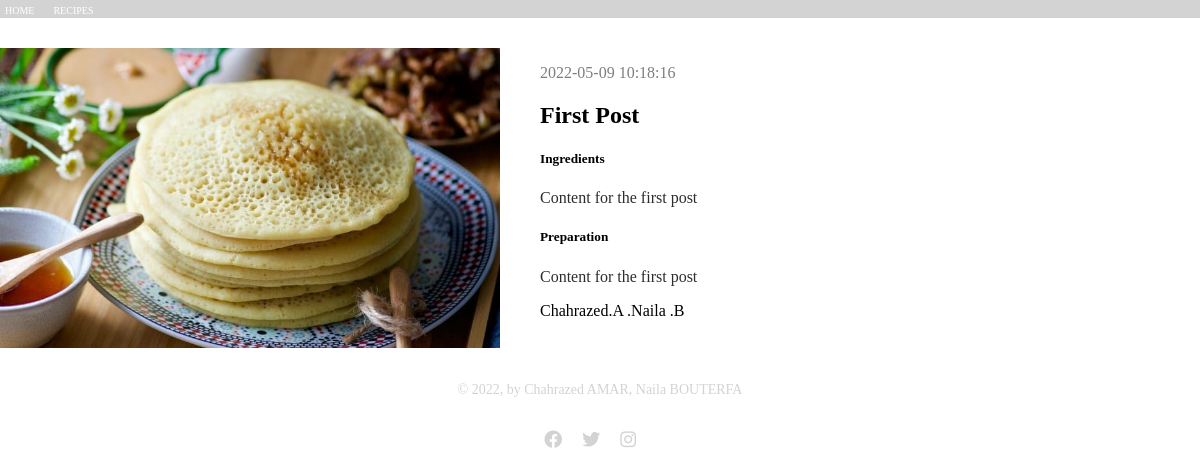
/1, run on an earlier commit of the app's database.
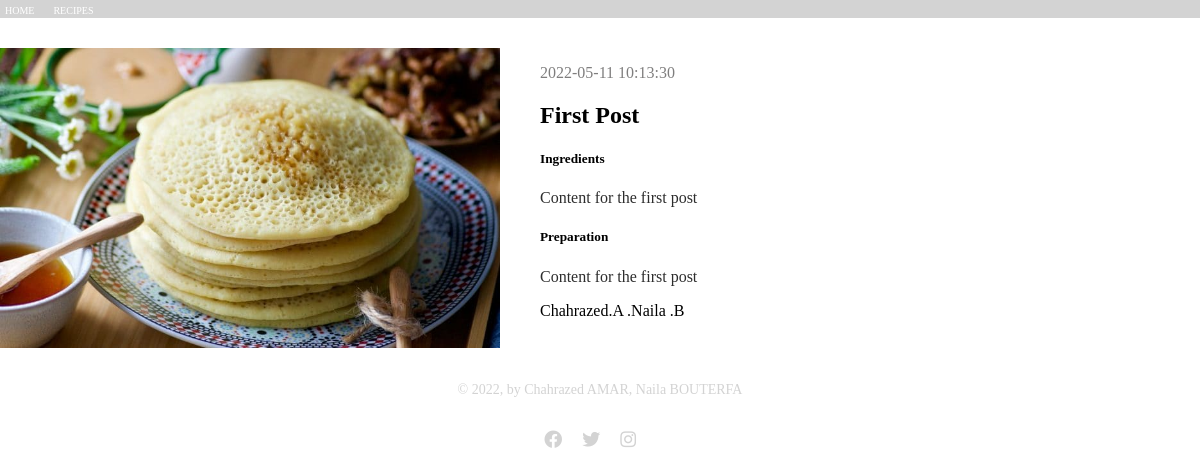
And on a later commit of the database.
### tables this page shows
CREATE TABLE posts (
    id INTEGER PRIMARY KEY AUTOINCREMENT,
    created TIMESTAMP NOT NULL DEFAULT CURRENT_TIMESTAMP,
    title TEXT NOT NULL,
    -- linkimg TEXT NOT NULL,
    -- ingredients TEXT NOT NULL,
    content TEXT NOT NULL
);

### view.py (the view)
@app.route('/<int:post_id>')
def post(post_id):
    post = get_post(post_id)
    return render_template('blog/post.html', post=post)

### view.py (called while the page is built)
def get_db_connection():
    conn = sqlite3.connect('database.db')
    conn.row_factory = sqlite3.Row
    return conn

def get_post(post_id):
    conn = get_db_connection()
    post = conn.execute('SELECT * FROM posts WHERE id = ?',
                        (post_id,)).fetchone()
    conn.close()
    if post is None:
        abort(404)
    return post

### templates/blog/post.html (shortened to what this page needs)
<!DOCTYPE html>
<head>
  <link rel="stylesheet" href="static/style.css">
  <link rel="stylesheet" href="https://cdnjs.cloudflare.com/ajax/libs/font-awesome/5.9.0/css/all.css">
</head>
<body style="margin:0">
<nav>
    <div class="banner">
        <a href={{url_for('home')}}>HOME</a>
        <a href={{url_for('articles')}}>RECIPES</a>
    </div>
</nav>
<section class="articles">
    {% block content %}
    <div class="article">
     <div class="left">
       <img src="Baghrir.jpg" alt="">
     </div>
     <div class="right">
       <p class="date">
        {{ post['created'] }}
        </p>
       <h1>{{ post['title'] }}</h1>
       <h5>Ingredients</h5>
    <p class="description">
        {{ post['content'] }}
    </p>
    <h5> Preparation</h5>
    <p class="description">
        {{ post['content'] }}
    </p>
     <div class="center-right">
       <p class="auteur">Chahrazed.A .Naila .B</p>
     </div>
     </div>
    {% endblock %}
</div>
 </section>
<footer>
    <p>&copy; 2022, by Chahrazed AMAR, Naila BOUTERFA</p>
    <div class="social-media">
      <p><i class="fab fa-facebook"></i></p>
      <p><i class="fab fa-twitter"></i></p>
      <p><i class="fab fa-instagram"></i></p>
    </div>
  </footer>
</body>
</html>

### static/style.css (style rules this page uses)
div.banner { font-family: Verdana; background-color: lightgray; }
div.banner a { font-size: 10px; padding-right: 10px; padding-left: 5px; display: inline-block; text-align: left; color: white; text-decoration: none; }
footer p { color: lightgray; font-size: 14px; text-align: center; }
footer .social-media { display:flex; text-align: center; align-items: center; justify-content: center; }
footer .social-media p { font-size: 18px; margin-right: 20px; }
.articles { margin-top: 30px; }
.articles .article { display: flex; flex-wrap:wrap; margin-bottom: 30px; }
.articles .article .left img { height: 300px; width: 500px; }
.articles .article .right { margin-left: 40px; max-width: 50%; }
.articles .article .right p.date { color: #7f7e7e; }
.articles .article .right p.description { color: #2d2d2d; }

What changed in the data, as far as the page shows it:
changed posts "First Post": created "2022-05-09 10:18:16" → "2022-05-11 10:13:30"
